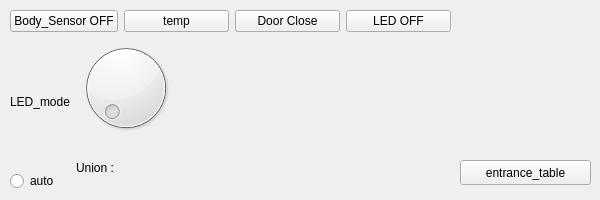
    <widget class="QWidget" name="tab_6">
     <attribute name="title">
      <string>      현관     </string>
     </attribute>
     <widget class="QWidget" name="verticalLayoutWidget_11">
      <property name="geometry">
       <rect>
        <x>10</x>
        <y>10</y>
        <width>441</width>
        <height>181</height>
       </rect>
      </property>
      <layout class="QVBoxLayout" name="verticalLayout_116">
       <item>
        <layout class="QVBoxLayout" name="verticalLayout_120">
         <item>
          <layout class="QHBoxLayout" name="horizontalLayout_56"/>
         </item>
        </layout>
       </item>
       <item>
        <layout class="QVBoxLayout" name="verticalLayout_121">
         <item>
          <layout class="QVBoxLayout" name="verticalLayout_122">
           <item>
            <layout class="QHBoxLayout" name="horizontalLayout_57">
             <item>
              <widget class="QPushButton" name="pushButton_91">
               <property name="text">
                <string>Body_Sensor OFF</string>
               </property>
              </widget>
             </item>
             <item>
              <widget class="QPushButton" name="pushButton_92">
               <property name="text">
                <string>temp</string>
               </property>
              </widget>
             </item>
             <item>
              <widget class="QPushButton" name="pushButton_93">
               <property name="text">
                <string>Door Close</string>
               </property>
              </widget>
             </item>
             <item>
              <widget class="QPushButton" name="pushButton_94">
               <property name="text">
                <string>LED OFF</string>
               </property>
              </widget>
             </item>
            </layout>
           </item>
          </layout>
         </item>
        </layout>
       </item>
       <item>
        <layout class="QVBoxLayout" name="verticalLayout_124">
         <item>
          <layout class="QHBoxLayout" name="horizontalLayout_59">
           <item>
            <layout class="QVBoxLayout" name="verticalLayout_125">
             <item>
              <widget class="QLabel" name="label_109">
               <property name="text">
                <string>LED_mode</string>
               </property>
              </widget>
             </item>
             <item>
              <widget class="QRadioButton" name="radioButton_21">
               <property name="text">
                <string>auto</string>
               </property>
              </widget>
             </item>
            </layout>
           </item>
           <item>
            <layout class="QHBoxLayout" name="horizontalLayout_60">
             <item>
              <layout class="QVBoxLayout" name="verticalLayout_129">
               <item>
                <widget class="QDial" name="dial_40"/>
               </item>
               <item>
                <widget class="QLabel" name="label_85">
                 <property name="text">
                  <string>Union :</string>
                 </property>
                </widget>
               </item>
              </layout>
             </item>
            </layout>
           </item>
           <item>
            <spacer name="horizontalSpacer">
             <property name="orientation">
              <enum>Qt::Horizontal</enum>
             </property>
             <property name="sizeHint" stdset="0">
              <size>
               <width>40</width>
               <height>20</height>
              </size>
             </property>
            </spacer>
           </item>
          </layout>
         </item>
        </layout>
       </item>
      </layout>
     </widget>
     <widget class="QWidget" name="verticalLayoutWidget_15">
      <property name="geometry">
       <rect>
        <x>460</x>
        <y>10</y>
        <width>131</width>
        <height>131</height>
       </rect>
      </property>
      <layout class="QVBoxLayout" name="verticalLayout_18">
       <item>
        <widget class="QLabel" name="label_119">
         <property name="text">
          <string/>
         </property>
        </widget>
       </item>
      </layout>
     </widget>
     <widget class="QPushButton" name="pushButton_121">
      <property name="geometry">
       <rect>
        <x>460</x>
        <y>160</y>
        <width>131</width>
        <height>25</height>
       </rect>
      </property>
      <property name="text">
       <string>entrance_table</string>
      </property>
     </widget>
    </widget>
